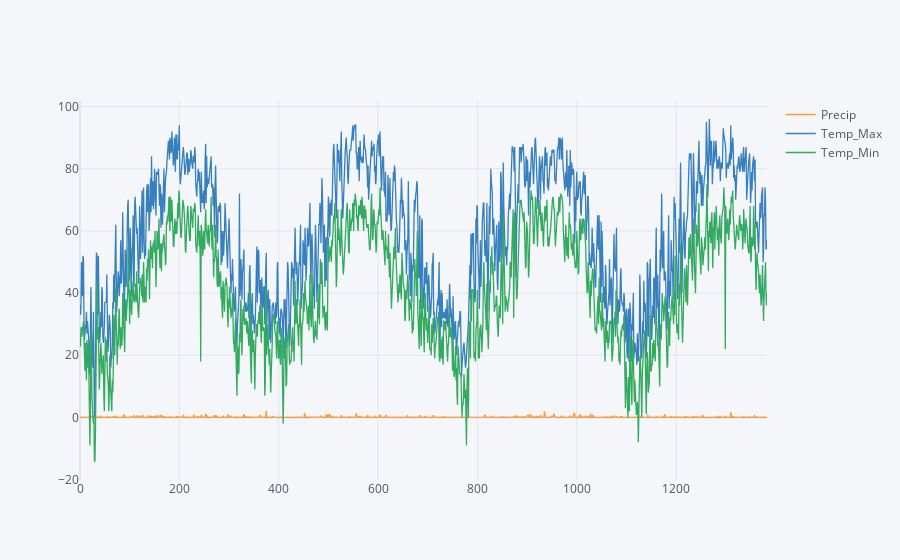

Notebook source saved alongside this figure:
### Code cell
weather.iplot()

### Figure 1 — Plotly figure (JSON) as saved in the notebook; plotly's stock layout.template omitted (floating-point values rounded to 4 significant figures; data arrays with more than 128 entries replaced by an {"elided": "..."} marker saying what was removed)
{"data": [{"line": {"color": "rgba(255, 153, 51, 1.0)", "dash": "solid", "shape": "linear", "width": 1.3}, "mode": "lines", "name": "Precip", "text": "", "type": "scatter", "x": {"elided": "1384 int values"}, "y": {"elided": "1384 float values"}}, {"line": {"color": "rgba(55, 128, 191, 1.0)", "dash": "solid", "shape": "linear", "width": 1.3}, "mode": "lines", "name": "Temp_Max", "text": "", "type": "scatter", "x": {"elided": "1384 int values"}, "y": {"elided": "1384 float values"}}, {"line": {"color": "rgba(50, 171, 96, 1.0)", "dash": "solid", "shape": "linear", "width": 1.3}, "mode": "lines", "name": "Temp_Min", "text": "", "type": "scatter", "x": {"elided": "1384 int values"}, "y": {"elided": "1384 float values"}}], "layout": {"legend": {"bgcolor": "#F5F6F9", "font": {"color": "#4D5663"}}, "paper_bgcolor": "#F5F6F9", "plot_bgcolor": "#F5F6F9", "title": {"font": {"color": "#4D5663"}}, "xaxis": {"gridcolor": "#E1E5ED", "showgrid": true, "tickfont": {"color": "#4D5663"}, "title": {"font": {"color": "#4D5663"}, "text": ""}, "zerolinecolor": "#E1E5ED"}, "yaxis": {"gridcolor": "#E1E5ED", "showgrid": true, "tickfont": {"color": "#4D5663"}, "title": {"font": {"color": "#4D5663"}, "text": ""}, "zerolinecolor": "#E1E5ED"}}}
